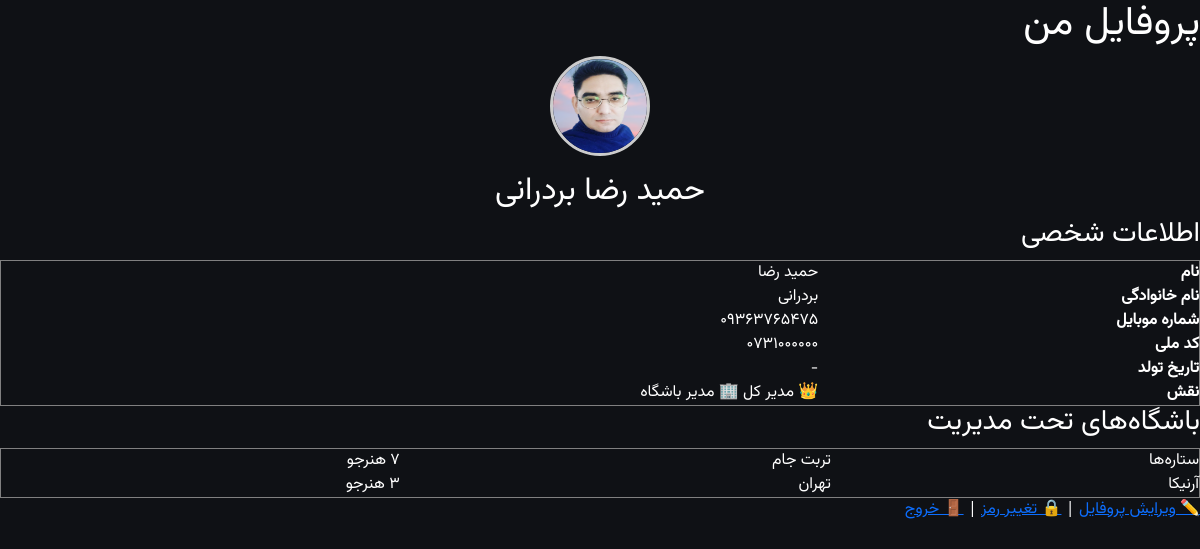
Before: /profile/ (signed in) with the older database file.
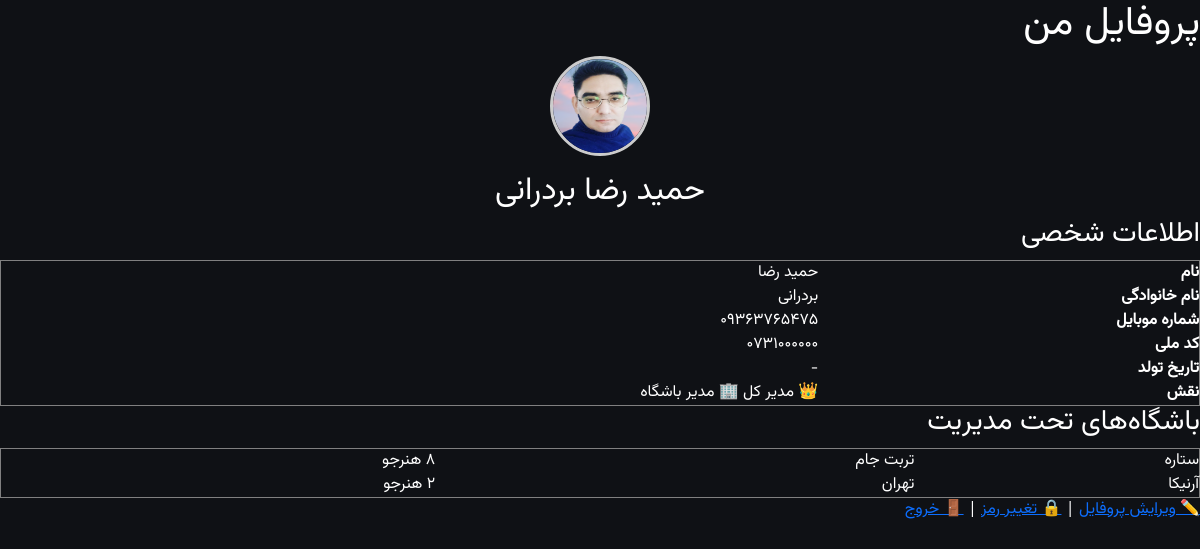
After: the same page with the newer database file.
### apps/accounts/models.py (models this page shows, shortened)
class User(AbstractBaseUser, PermissionsMixin):
    phone = models.CharField(max_length=11, unique=True)
    first_name = models.CharField(max_length=100)
    last_name = models.CharField(max_length=100)
    birth_date = jmodels.jDateField('تاریخ تولد', null=True, blank=True)
    national_code = models.CharField(max_length=10, blank=True, null=True)
    avatar = models.ImageField(upload_to='avatars/', blank=True, null=True)
    is_super_manager = models.BooleanField(default=False)
    is_club_manager = models.BooleanField(default=False)
    is_instructor = models.BooleanField(default=False)
    is_active = models.BooleanField(default=True)
    is_staff = models.BooleanField(default=False)
    created_at = models.DateTimeField(auto_now_add=True)
    updated_at = models.DateTimeField(auto_now=True)
    objects = UserMnaager()
    USERNAME_FIELD = 'phone'
    REQUIRED_FIELDS = ['first_name', 'last_name']
    class Meta:
        verbose_name = 'کاربر'
        verbose_name_plural = 'کاربرها'
    def get_full_name(self):
        return f'{self.first_name} {self.last_name}'

### apps/clubs/models.py (models this page shows, shortened)
class Club(models.Model):
    name = models.CharField('نام باشگاه', max_length=200)
    sports = models.ManyToManyField('Sport', related_name='clubs', verbose_name='رشته‌های ورزشی', blank=True)
    province = models.ForeignKey(Province, on_delete=models.PROTECT, related_name='clubs', verbose_name='استان')
    city = models.ForeignKey(City, on_delete=models.PROTECT, related_name='clubs', verbose_name='شهر')
    address = models.TextField('آدرس', blank=True, null=True)
    phone = models.CharField('تلفن', max_length=11, blank=True, null=True)
    is_active = models.BooleanField('فعال', default=True)
    created_at = models.DateTimeField('تاریخ ایجاد', auto_now_add=True)
    class Meta:
        verbose_name = 'باشگاه'
        verbose_name_plural = 'باشگاه‌ها'

class City(models.Model):
    province = models.ForeignKey(Province, on_delete=models.CASCADE, related_name='cities', verbose_name='استان')
    name = models.CharField('شهر', max_length=100)
    class Meta:
        verbose_name = 'شهر'
        verbose_name_plural = 'شهرها'

### apps/accounts/views.py (the view)
# urls.py: path('profile/', views.ProfileView.as_view(), name='profile'),
class ProfileView(LoginRequiredMixin, TemplateView):
    template_name = 'accounts/profile.html'
    def get_context_data(self, **kwargs):
        context = super().get_context_data(**kwargs)
        user = self.request.user
        try:
            student = user.student_profile
            context['student'] = student
        except:
            context['student'] = None
        if user.is_super_manager or user.is_club_manager:
            context['managed_clubs'] = Club.objects.filter(memberships__user=user, is_active=True)
        return context

### apps/core/context_processors.py (called while the page is built)
def site_settings(request):
    return {'site_settings': SiteSetting.get_settings()}

### apps/core/models.py (called while the page is built)
    @classmethod
    def get_settings(cls):
        obj, created = cls.objects.get_or_create(pk=1)
        return obj

### templates/accounts/profile.html (shortened to what this page needs)
{% extends 'base.html' %}
{% load jformat %}
{% block content %}
<h1>پروفایل من</h1>
<p style="text-align:center;">
    {% if user.avatar %}
    <img src="{{ user.avatar.url }}" width="100" height="100" style="border-radius:50%;border:3px solid #ccc;">
    {% else %}
    <span style="font-size:80px;">👤</span>
    {% endif %}
</p>
<h2 style="text-align:center;">{{ user.get_full_name }}</h2>
<h3>اطلاعات شخصی</h3>
<table border="1" width="100%">
    <tr><th>نام</th><td>{{ user.first_name }}</td></tr>
    <tr><th>نام خانوادگی</th><td>{{ user.last_name }}</td></tr>
    <tr><th>شماره موبایل</th><td>{{ user.phone }}</td></tr>
    <tr><th>کد ملی</th><td>{{ user.national_code|default:"-" }}</td></tr>
    <tr><th>تاریخ تولد</th><td>{{ user.birth_date|jformat:"%Y/%m/%d"|default:"-" }}</td></tr>
    <tr><th>نقش</th><td>
        {% if user.is_super_manager %}👑 مدیر کل{% endif %}
        {% if user.is_club_manager %}🏢 مدیر باشگاه{% endif %}
    </td></tr>
</table>
{% if managed_clubs %}
<h3>باشگاه‌های تحت مدیریت</h3>
<table border="1" width="100%">
    {% for club in managed_clubs %}
    <tr><td>{{ club.name }}</td><td>{{ club.city.name }}</td><td>{{ club.students.count }} هنرجو</td></tr>
    {% endfor %}
</table>
{% endif %}
<p>
    <a href="{% url 'accounts:profile_edit' %}">✏️ ویرایش پروفایل</a> |
    <a href="{% url 'accounts:password_change' %}">🔒 تغییر رمز</a> |
    <a href="{% url 'accounts:logout' %}">🚪 خروج</a>
</p>
{% endblock %}

### templates/base.html (shortened to what this page needs)
{% load static %}
<!DOCTYPE html>
<html lang="fa" dir="rtl">
<head>
    <link rel="stylesheet" href="{% static 'vendors/bootstrap/bootstrap.rtl.min.css' %}">
    <link rel="stylesheet" href="{% static 'vendors/bootstrap-icons/bootstrap-icons.css' %}">
    <link rel="stylesheet" href="{% static 'vendors/animate/animate.min.css' %}">
    <link rel="stylesheet" href="{% static 'css/app.css' %}">
</head>
<body>
    {% block content %}{% endblock %}
</body>
</html>

### static/css/app.css (style rules this page uses)
:root { --primary: #ff4d2e; --primary-dark: #e63900; --accent: #ffb800; --bg-dark: #0f1115; --card-bg: rgba(22, 24, 30, 0.95); --text-primary: #ffffff; --text-secondary: rgba(255, 255, 255, 0.65); --text-muted: rgba(255, 255, 255, 0.4); --border-glass: rgba(255, 255, 255, 0.08); --input-bg: rgba(255, 255, 255, 0.05); --danger: #ff8a80; --danger-bg: rgba(255, 77, 46, 0.1); --danger-border: rgba(255, 77, 46, 0.3); --font-primary: 'Vazirmatn', 'Tahoma', system-ui, -apple-system, sans-serif; --font-size-xs: 0.7rem; --font-size-sm: 0.78rem; --font-size-base: 0.85rem; --font-size-md: 0.9rem; --font-size-lg: 1rem; --font-size-xl: 1.15rem; --font-size-2xl: 1.35rem; }
*, *::before, *::after { margin: 0; padding: 0; box-sizing: border-box; }
html { width: 100%; -webkit-text-size-adjust: 100%; -webkit-tap-highlight-color: transparent; }
body { width: 100%; min-height: 100vh; min-height: 100dvh; font-family: var(--font-primary); background: var(--bg-dark); color: var(--text-primary); overflow-x: hidden; overflow-y: auto; -webkit-overflow-scrolling: touch; }

Changed rows visible on the page:
changed Club "تربت جام": name "ستاره‌ها" → "ستاره"; students.count "7" → "8"
